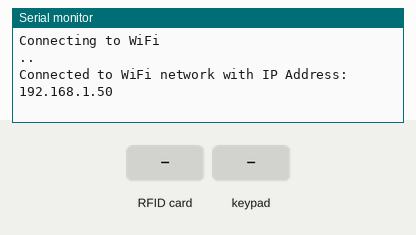
Simulated run of this sketch. Board: ESP32. Shown: the last lines printed to the serial monitor. Inputs (shaded band) come from the test bench. WiFi joins after 1.5 s; servers stay silent unless stated; uploads are accepted with an empty reply.

Above: at 3.2 s.
3.3 s: RFID card 5E 7A 19 C4 held to the reader
At 3.9 s:
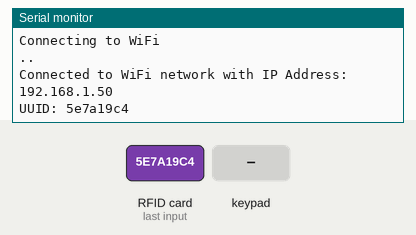
4.8 s: key '1' pressed
At 5.4 s:
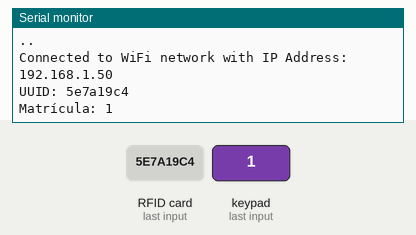
6.3 s: keypad keys 1 3 1 2 1 4 2 7 # pressed 0.4 s apart
At 10.2 s:
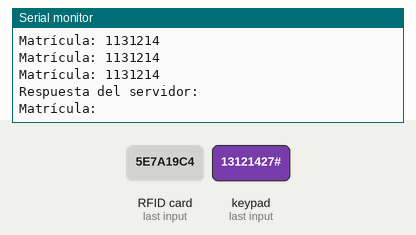
11.4 s: keypad keys 1 3 1 2 1 4 2 7 pressed 0.4 s apart
At 15.7 s:
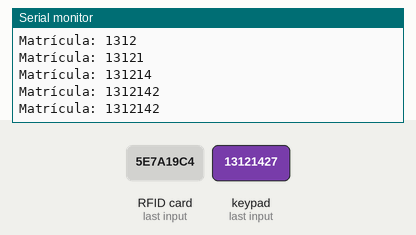
Timing chart, 0 to 17.1 s (numbered marks = the images above; inputs shaded):
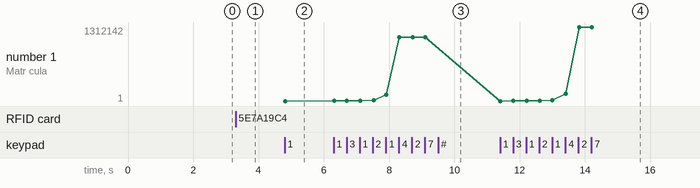

The sketch:

ESP32_LISTA.ino
```cpp
#include <SPI.h>
#include <MFRC522.h>
#include <WiFi.h>
#include <HTTPClient.h>
#include <Wire.h>
#include <LiquidCrystal_I2C.h>
#include <Keypad.h>

#define SS_PIN  5
#define RST_PIN 17

MFRC522 rfid(SS_PIN, RST_PIN);

const char* ssid = "IZZI-0787";
const char* password = "778K5YXUBOIS";
const char* serverName = "http://tu-servidor/api/esp32/store";

WiFiClient espClient;

LiquidCrystal_I2C lcd(0x27, 16, 2);

const byte ROWS = 4;
const byte COLS = 4;
char keys[ROWS][COLS] = {
  {'1','2','3','A'},
  {'4','5','6','B'},
  {'7','8','9','C'},
  {'*','0','#','D'}
};
byte rowPins[ROWS] = {13, 12, 14, 27};
byte colPins[COLS] = {26, 25, 33, 32};
Keypad keypad = Keypad(makeKeymap(keys), rowPins, colPins, ROWS, COLS);

String matricula = "";
String uuid = "";

void setup() {
  Serial.begin(9600);
  SPI.begin();
  rfid.PCD_Init();
  connectToWiFi();
}

void connectToWiFi() {
  Serial.println("Connecting to WiFi");
  while (WiFi.status() != WL_CONNECTED) {
    WiFi.mode(WIFI_STA);
    WiFi.begin(ssid, password);
    delay(1000);
    Serial.print(".");
  }
  Serial.println("");
  Serial.print("Connected to WiFi network with IP Address: ");
  Serial.println(WiFi.localIP());
}

void loop() {
  char key = keypad.getKey();
  if (key) {
    if (key == '#') {
      if (matricula.length() > 0 && uuid.length() > 0) {
        enviarDatos(matricula, uuid);
        matricula = "";
        uuid = "";
      }
    } else if (key == '*') {
      if (matricula.length() > 0) {
        matricula.remove(matricula.length() - 1);
      }
    } else {
      if (isdigit(key) && matricula.length() < 7) {
        matricula += key;
      }
    }
    Serial.println("Matrícula: " + matricula);
  }

  if (rfid.PICC_IsNewCardPresent() && rfid.PICC_ReadCardSerial()) {
    uuid = "";
    for (byte i = 0; i < rfid.uid.size; i++) {
      uuid += String(rfid.uid.uidByte[i], HEX);
    }
    Serial.println("UUID: " + uuid);
  }
}

void enviarDatos(String matricula, String uuid) {
  HTTPClient http;
  http.begin(espClient, serverName);
  http.addHeader("Content-Type", "application/x-www-form-urlencoded");

  String postData = "matricula=" + matricula + "&uuid=" + uuid;
  int httpResponseCode = http.POST(postData);

  if (httpResponseCode == 200) {
    String response = http.getString();
    Serial.println("Respuesta del servidor: " + response);
  } else {
    Serial.println("Error: " + String(httpResponseCode));
  }
  http.end();
}
```

Measured:
- after the input at 3.3 s, the serial monitor: prints a new line at once (image 1)
- after the input at 4.8 s, the serial monitor: prints a new line at once (image 2)
- after the input at 6.3 s, the serial monitor: prints a new line at once (image 3)
- after the input at 11.4 s, the serial monitor: prints a new line at once (image 4)
- plotted number 1: 1 → 1131214 after the input at 6.3 s, 1131214 → 1312142 after the input at 11.4 s
